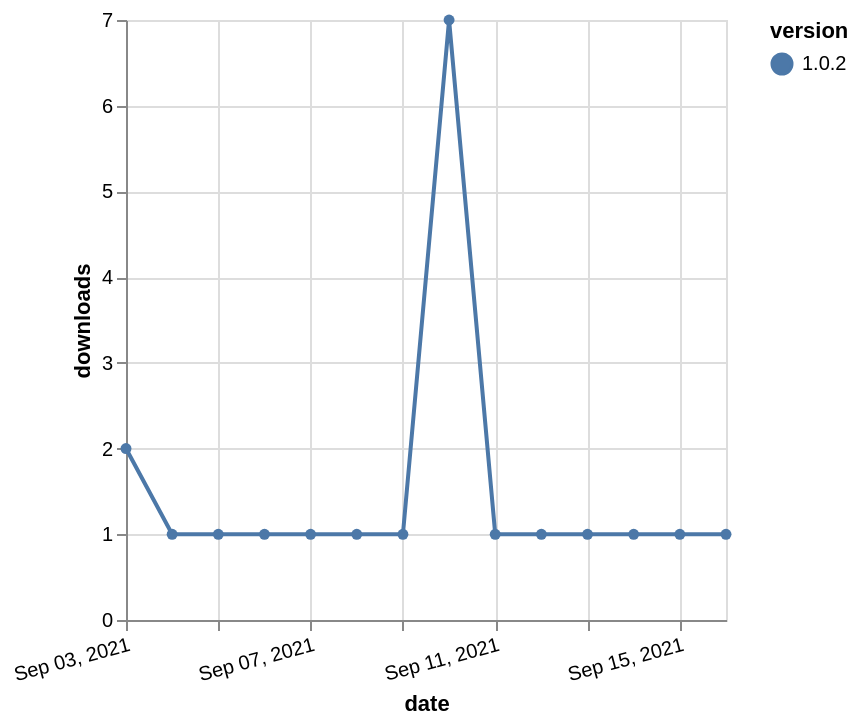

The specification (Vega-Lite) saved for this image:
### Vega-Lite specification from a JSON file in a GitHub repository (floating-point values rounded to 4 significant figures)
{"$schema": "https://vega.github.io/schema/vega-lite/v5.json", "description": "A simple bar chart with embedded data.", "data": {"values": [{"date": "2021-09-03", "total": 611, "delta": 2, "version": "1.0.2"}, {"date": "2021-09-04", "total": 612, "delta": 1, "version": "1.0.2"}, {"date": "2021-09-05", "total": 613, "delta": 1, "version": "1.0.2"}, {"date": "2021-09-06", "total": 614, "delta": 1, "version": "1.0.2"}, {"date": "2021-09-07", "total": 615, "delta": 1, "version": "1.0.2"}, {"date": "2021-09-08", "total": 616, "delta": 1, "version": "1.0.2"}, {"date": "2021-09-09", "total": 617, "delta": 1, "version": "1.0.2"}, {"date": "2021-09-10", "total": 624, "delta": 7, "version": "1.0.2"}, {"date": "2021-09-11", "total": 625, "delta": 1, "version": "1.0.2"}, {"date": "2021-09-12", "total": 626, "delta": 1, "version": "1.0.2"}, {"date": "2021-09-13", "total": 627, "delta": 1, "version": "1.0.2"}, {"date": "2021-09-14", "total": 628, "delta": 1, "version": "1.0.2"}, {"date": "2021-09-15", "total": 629, "delta": 1, "version": "1.0.2"}, {"date": "2021-09-16", "total": 630, "delta": 1, "version": "1.0.2"}]}, "width": "container", "mark": {"type": "line", "point": {"filled": true}}, "encoding": {"x": {"field": "date", "type": "temporal", "timeUnit": "yearmonthdate", "title": "date", "axis": {"labelAngle": -15}}, "y": {"field": "delta", "type": "quantitative", "title": "downloads"}, "color": {"field": "version", "type": "nominal"}, "tooltip": {"field": "delta"}}}
